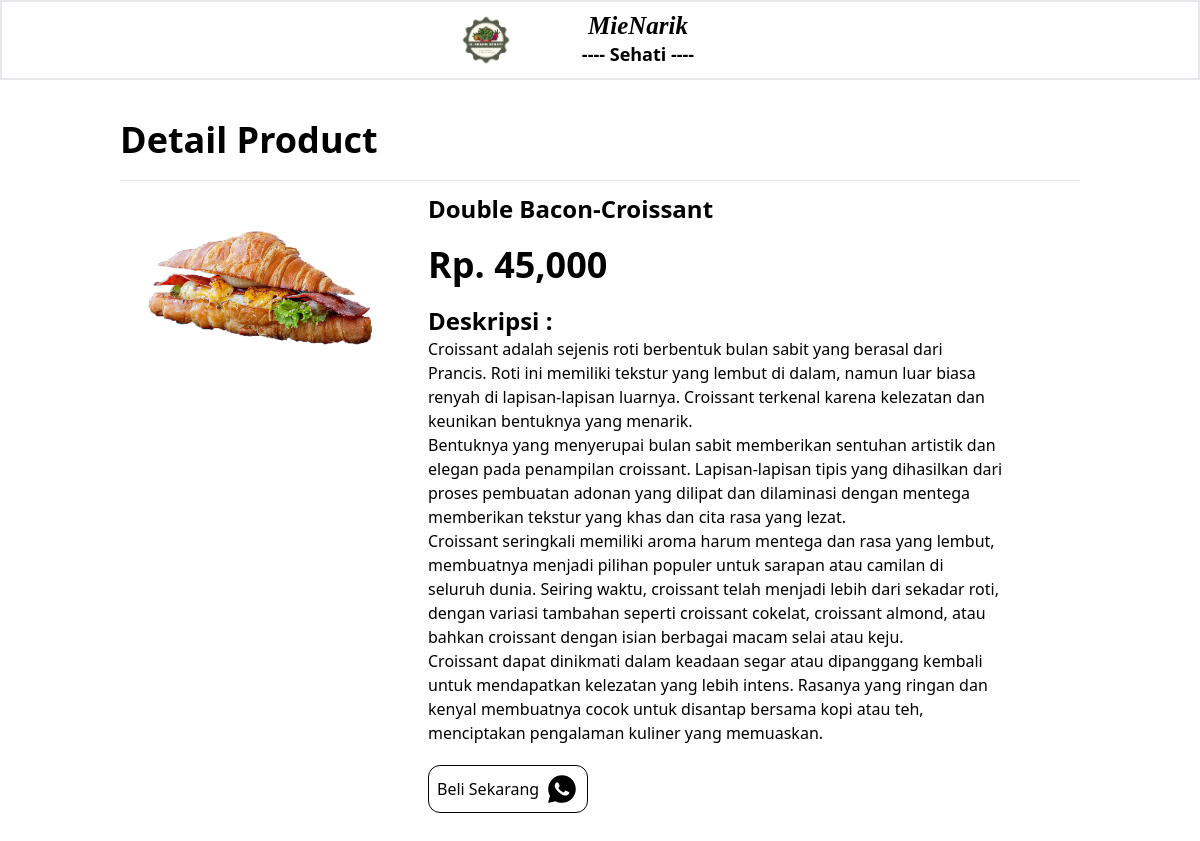
Page /detail-produk.php?id=24 on the committed database.
### tables this page shows
CREATE TABLE `tb_product` (
  `product_id` int(11) NOT NULL,
  `category_id` int(11) NOT NULL,
  `product_name` varchar(100) NOT NULL,
  `product_price` int(11) NOT NULL,
  `product_description` text NOT NULL,
  `product_image` varchar(100) NOT NULL,
  `product_status` tinyint(1) NOT NULL,
  `data_created` timestamp NOT NULL DEFAULT current_timestamp()
);

### detail-produk.php (the view, shortened to what this page needs)
<?php
include 'db.php';
$produk = mysqli_query($conn, "SELECT * FROM tb_product WHERE product_id = '" . $_GET['id'] . "' ");
$p = mysqli_fetch_object($produk);
?>
<!DOCTYPE html>
<html>
<head>
	<link rel="stylesheet" type="text/css" href="styledash.css">
</head>
<body>
	<header>
		<div class="flex  w-full justify-around bg-white border-2 text-lg p-2 items-center">
			<div class="navbar-logo font-bold">
				<img src="gambar/LOGOACC.png" alt="logo" width="60px">
				<a class="text" href="dashboard.php">
					<h1 class="px-14">MieNarik</h1>
					<p>---- Sehati ----</p>
				</a>
			</div>
		</div>
	</header>
	<div class="w-full flex justify-center">
		<div class="w-[80%] mt-10 mb-10">
			<h3 class="text-4xl font-semibold mb-5">Detail Product</h3>
			<hr>
			<div class="flex mt-3">
				<div class="w-[30%] mr-5">
					<div class="">
						<img src="produk/<?php echo $p->product_image ?>" width="100%">
					</div>
				</div>
				<div class="w-[60%]">
					<h3 class="font-bold text-2xl">
						<?php echo $p->product_name ?>
					</h3>
					<h4 class="text-4xl font-bold mt-5">Rp.
						<?php echo number_format($p->product_price) ?>
					</h4>
					<p class="font-bold text-2xl mt-5">Deskripsi :</p>
					<p class="text-sm text-white">
						<?php echo $p->product_description ?>
					</p>
					<div class="flex border p-2 w-40 rounded-xl border-black mt-5 items-center">
						<p class="mr-2">
						<a href="https://wa.wizard.id/943d2a" target="_blank">Beli Sekarang</a>
						</p>
					</div>
				</div>
			</div>
		</div>
	</div>
</body>
</html>

### styledash.css (style rules this page uses)
html { line-height: 1.5; -webkit-text-size-adjust: 100%; -moz-tab-size: 4; -o-tab-size: 4; tab-size: 4; font-family: ui-sans-serif, system-ui, -apple-system, BlinkMacSystemFont, "Segoe UI", Roboto, "Helvetica Neue", Arial, "Noto Sans", sans-serif, "Apple Color Emoji", "Segoe UI Emoji", "Segoe UI Symbol", "Noto Color Emoji"; font-feature-settings: normal; font-variation-settings: normal; }
body { margin: 0; line-height: inherit; }
hr { height: 0; color: inherit; border-top-width: 1px; }
h1, h2, h3, h4, h5, h6 { font-size: inherit; font-weight: inherit; }
a { color: inherit; text-decoration: inherit; }
blockquote, dl, dd, h1, h2, h3, h4, h5, h6, hr, figure, p, pre { margin: 0; }
img, svg, video, canvas, audio, iframe, embed, object { display: block; vertical-align: middle; }
img, video { max-width: 100%; height: auto; }
.navbar-logo { display: flex; align-items: center; }
.navbar-logo .text { display: flex; flex-direction: column; align-items: center; margin-left: 1rem; }
.navbar-logo .text h1 { font-style: italic; font-family: 'Arimo', sans-serif; font-family: 'Brygada 1918', serif; font-size: 25px; }
.mb-10 { margin-bottom: 2.5rem; }
.mb-5 { margin-bottom: 1.25rem; }
.mt-10 { margin-top: 2.5rem; }
.mt-3 { margin-top: 0.75rem; }
.mr-2 { margin-right: 0.5rem; }
.mr-5 { margin-right: 1.25rem; }
.mt-5 { margin-top: 1.25rem; }
.flex { display: flex; }
.w-\[80\%\] { width: 80%; }
.w-full { width: 100%; }
.w-\[30\%\] { width: 30%; }
.w-\[60\%\] { width: 60%; }
.w-40 { width: 10rem; }
.items-center { align-items: center; }
.justify-center { justify-content: center; }
.justify-around { justify-content: space-around; }
.rounded-xl { border-radius: 0.75rem; }
.border { border-width: 1px; }
.border-2 { border-width: 2px; }
.border-black { --tw-border-opacity: 1; border-color: rgb(0 0 0 / var(--tw-border-opacity)); }
.bg-white { --tw-bg-opacity: 1; background-color: rgb(255 255 255 / var(--tw-bg-opacity)); }
.p-2 { padding: 0.5rem; }
.px-14 { padding-left: 3.5rem; padding-right: 3.5rem; }
.text-2xl { font-size: 1.5rem; line-height: 2rem; }
.text-4xl { font-size: 2.25rem; line-height: 2.5rem; }
.text-lg { font-size: 1.125rem; line-height: 1.75rem; }
.text-sm { font-size: 0.875rem; line-height: 1.25rem; }
.font-bold { font-weight: 700; }
.font-semibold { font-weight: 600; }
.text-white { --tw-text-opacity: 1; color: rgb(255 255 255 / var(--tw-text-opacity)); }

### rows in the picture
tb_product: product_image (picture), product_name "Double Bacon-Croissant", product_price "45,000", product_description "Croissant adalah sejenis roti berbentuk bulan sabit yang berasal dari Prancis. Roti ini memiliki tekstur yang lembut di dalam, namun luar biasa renyah di lapisan-lapisan luarnya. Croissant terkenal karena kelezatan dan keunikan bentuknya yang menarik. Bentuknya yang menyerupai bulan sabit memberikan sentuhan artistik dan elegan pada penampilan croissant. Lapisan-lapisan tipis yang dihasilkan dari proses pembuatan adonan yang dilipat dan dilaminasi dengan mentega memberikan tekstur yang khas dan cita rasa yang lezat. Croissant seringkali memiliki aroma harum mentega dan rasa yang lembut, membuatnya menjadi pilihan populer untuk sarapan atau camilan di seluruh dunia. Seiring waktu, croissant…"
